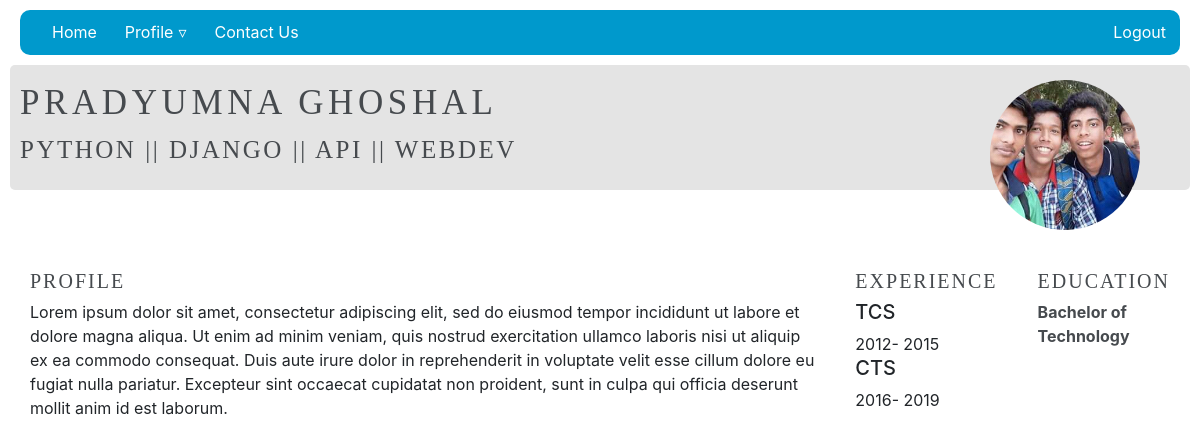
/view_resume/ (signed in), run on an earlier commit of the app's database.
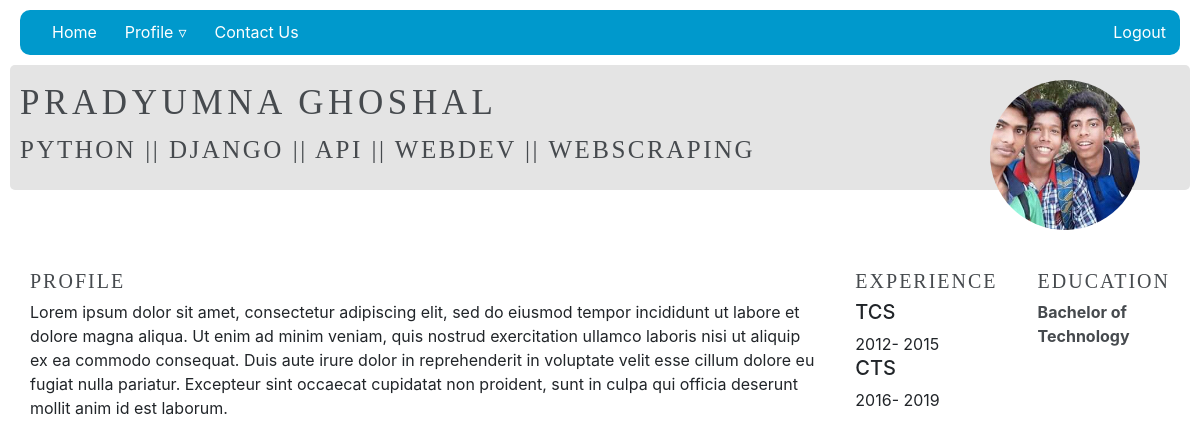
And on a later commit of the database.
### prof_details/models.py (models this page shows)
class Profile(models.Model):
    user = models.OneToOneField(User, on_delete=models.CASCADE)
    headline = models.TextField(max_length=50, null=True, blank=True)
    avatar = models.ImageField(upload_to='avatar/', default='avatar.png')
    bio = models.TextField(max_length=500, null=True, blank=True)
    gender = models.CharField(choices=[('m','Male'),('f','Female')], max_length=1, null=True, blank=True)
    age = models.IntegerField(validators=[MinValueValidator(18),], null=True, blank=True)

### base/models.py (models this page shows)
class User(AbstractUser):
    USERNAME_FIELD='username'
    def __str__(self):
        if super().first_name:
            return super().get_full_name()
        else:
            return super().username

### prof_details/views.py (the view)
# urls.py: path('view_resume/', views.view_profile, name='view_profile')
def view_profile(request):
    context = {}
    try:
        profile = Profile.objects.get(user=request.user)
        context.update({'profile': profile})
    except:
        messages.error(request,'Havent set up a profile yet')
    try:
        academics = Academics.objects.filter(profile=profile)
        context.update({'academics':academics})
    except:
        pass
    try:
        milestones = Milestones.objects.filter(user=request.user)
        context.update({'milestones':milestones})
    except:
        pass
    try:
        certif = Certifications.objects.filter(user=request.user).values()
        context.update({'certifications':certif})
    except:
        pass
    try:
        workex = WorkExperiences.objects.filter(user=request.user)
        context.update({'workexperience':workex})
    except:
        pass
    try:
        skill = Skill.objects.filter(user=request.user)
        context.update({'skill':skill})
    except:
        pass
    try:
            contacts = Contact.objects.filter(user=request.user)
            context.update({'contacts':contacts})
    except:
        pass
    return render(request,'prof_details/view_profile.html', context)

### prof_details/templates/prof_details/view_profile.html (shortened to what this page needs)
{% extends 'main.html' %}
{% block content %}
    <div >
        <div class="profile-view-top">
            <div class="prof-name">
                <h1 >{{profile.user}} </h1>
                <h4 id="prof-font" style="font-size: 25px;">
                        {{profile.headline}}
                </h4>
            </div>
            <div class="prof-avatar">
                <img id="profile-avatar" src="{{profile.avatar.url}}" width="120"/>
            </div>
        </div>
        <div class="int-viewprofile">
            {% if profile %}
                <div class="subview">
                    <h3 id="prof-font">
                        Profile
                    </h3>
                    {{profile.bio}}
                </div>
            {% endif %}
            {% if workexperience %}
                <div class="subview">
                    <h3 id="prof-font">
                        Experience
                    </h3>
                    {% for m in workexperience %}
                        <h5>{{m.organization_name}}</h5>
                        <span>
                            {{m.year_joined}}-
                            {% if m.year_left == 435464  %}
                                Present
                            {% else %}
                                {{m.year_left}}
                            {% endif %}
                        </span>
                    {% endfor %}
                </div>
            {% endif %}
            {% if academics %}
                <div class="subview">
                    <h3 id="prof-font">
                        Education
                    </h3>
                    {% for m in academics %}
                        <span style="font-weight: 700; font-style: normal; color: rgb(70, 74, 78); text-decoration: none;">
                            {{m.degree}}
                            <br>
                        </span>
                    {% endfor %}
                </div>
            {% endif %}
        </div>
    </div>
{% endblock %}

What changed in the data, as far as the page shows it:
changed Profile "PRADYUMNA GHOSHAL": headline "PYTHON || DJANGO || API || WEBDEV" → "PYTHON || DJANGO || API || WEBDEV || WEBSCRAPING"
